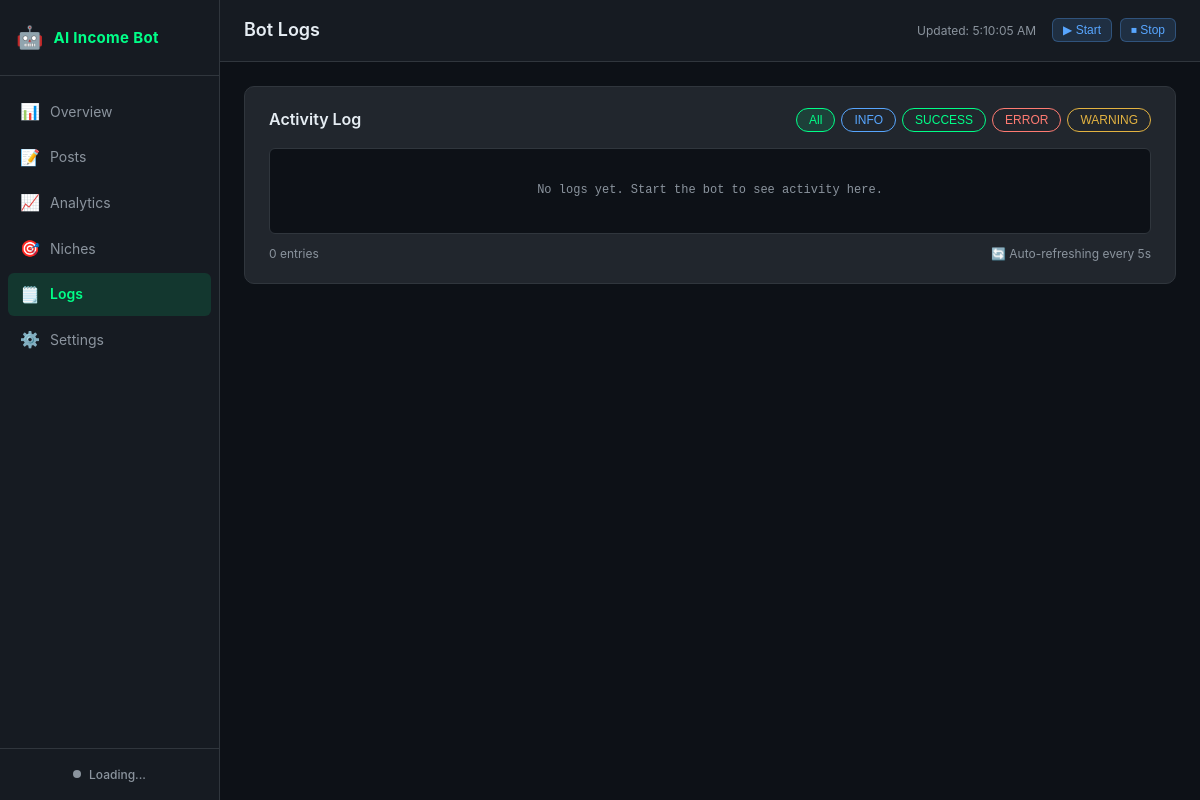
Page /logs on the earlier database version.
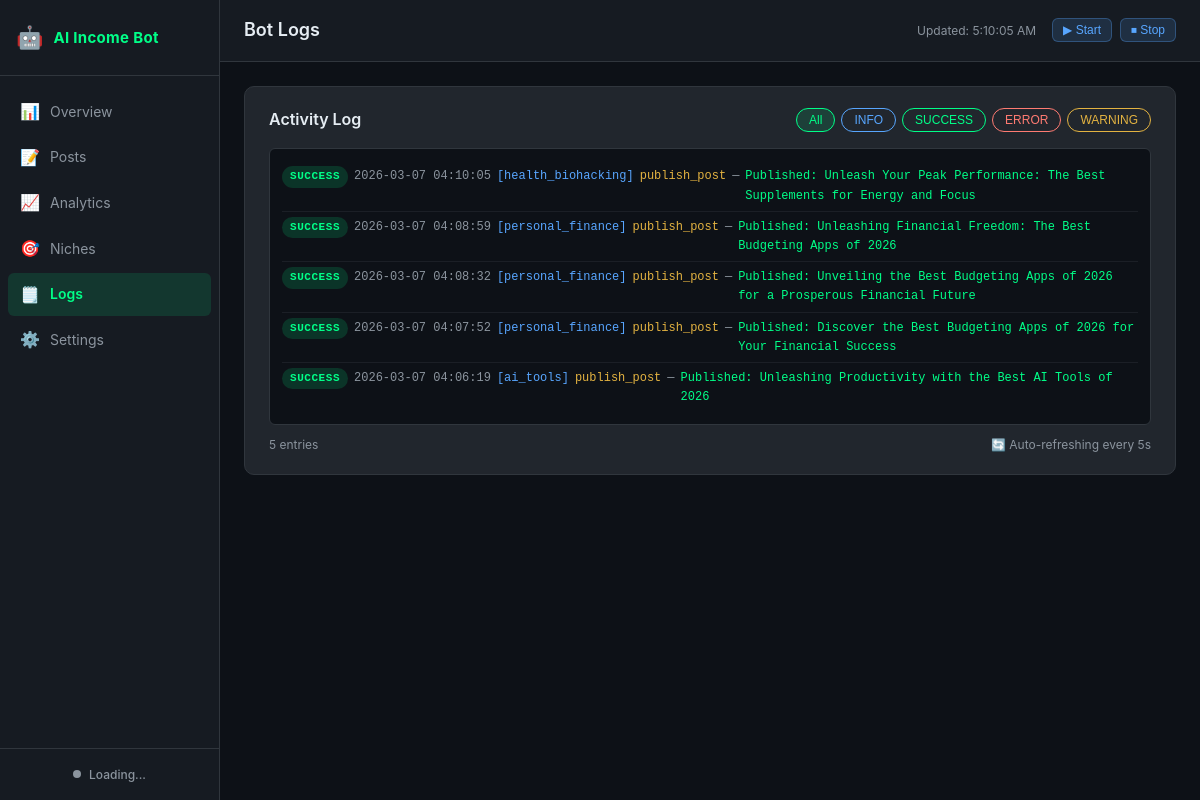
Same page on the later database version.
### tables this page shows
CREATE TABLE bot_logs (
            id INTEGER PRIMARY KEY AUTOINCREMENT,
            timestamp DATETIME DEFAULT CURRENT_TIMESTAMP,
            level TEXT NOT NULL,
            niche_id TEXT,
            action TEXT NOT NULL,
            message TEXT NOT NULL,
            error TEXT
        );

### dashboard/app.py (the view)
@app.route("/logs")
def logs():
    from core import analytics_tracker
    db = _get_db()
    limit = _load_settings().get("dashboard", {}).get("log_display_limit", 200)
    recent_logs = analytics_tracker.get_recent_logs(db, limit=limit)
    settings = _load_settings()
    return render_template("logs.html", logs=recent_logs, settings=settings)

### core/analytics_tracker.py (called while the page is built)
def get_recent_logs(db_path: Path, limit: int = 100) -> list:
    try:
        conn = sqlite3.connect(str(db_path))
        conn.row_factory = sqlite3.Row
        rows = conn.execute(
            "SELECT * FROM bot_logs ORDER BY timestamp DESC LIMIT ?", (limit,)
        ).fetchall()
        conn.close()
        return [dict(r) for r in rows]
    except Exception:
        return []

### dashboard/app.py (called while the page is built)
def _get_db():
    import sys
    sys.path.insert(0, str(_PROJECT_ROOT))
    from core import analytics_tracker
    if not _DB_PATH.exists():
        _DB_PATH.parent.mkdir(parents=True, exist_ok=True)
        analytics_tracker.init_db(_DB_PATH)
    return _DB_PATH

def _load_settings() -> dict:
    try:
        with open(_SETTINGS_CONFIG_PATH) as f:
            return yaml.safe_load(f)
    except Exception:
        return {}

### dashboard/templates/logs.html (shortened to what this page needs)
{% extends "base.html" %}
{% block page_title %}Bot Logs{% endblock %}
{% block content %}
<div class="card">
  <div class="card-header">
    <h3 class="card-title">Activity Log</h3>
    <div class="filter-btns" id="logFilters">
      <button class="filter-btn active" onclick="filterLogs('ALL', this)">All</button>
      <button class="filter-btn info" onclick="filterLogs('INFO', this)">INFO</button>
      <button class="filter-btn success" onclick="filterLogs('SUCCESS', this)">SUCCESS</button>
      <button class="filter-btn error" onclick="filterLogs('ERROR', this)">ERROR</button>
      <button class="filter-btn warning" onclick="filterLogs('WARNING', this)">WARNING</button>
    </div>
  </div>
  <div class="log-container" id="logContainer">
    {% for log in logs %}
    <div class="log-entry log-{{ log.level|lower }}" data-level="{{ log.level }}">
      <span class="log-level badge badge-{{ log.level|lower }}">{{ log.level }}</span>
      <span class="log-timestamp">{{ log.timestamp }}</span>
      {% if log.niche_id %}<span class="log-niche">[{{ log.niche_id }}]</span>{% endif %}
      <span class="log-action">{{ log.action }}</span>
      <span class="log-sep">—</span>
      <span class="log-message">{{ log.message }}</span>
    </div>
    {% else %}
    <div class="log-empty text-muted">No logs yet. Start the bot to see activity here.</div>
    {% endfor %}
  </div>
  <div class="log-footer">
    <span class="text-muted" id="logCount">{{ logs|length }} entries</span>
    <span class="text-muted" id="pollStatus">🔄 Auto-refreshing every 5s</span>
  </div>
</div>
{% endblock %}

Differences in the rows shown:
added bot_logs: level "SUCCESS", timestamp "2026-03-07 04:10:05", niche_id "health_biohacking", action "publish_post", message "Published: Unleash Your Peak Performance: The Best Supplements for Energy and Focus"
added bot_logs: level "SUCCESS", timestamp "2026-03-07 04:08:59", niche_id "personal_finance", action "publish_post", message "Published: Unleashing Financial Freedom: The Best Budgeting Apps of 2026"
added bot_logs: level "SUCCESS", timestamp "2026-03-07 04:08:32", niche_id "personal_finance", action "publish_post", message "Published: Unveiling the Best Budgeting Apps of 2026 for a Prosperous Financial Future"
added bot_logs: level "SUCCESS", timestamp "2026-03-07 04:07:52", niche_id "personal_finance", action "publish_post", message "Published: Discover the Best Budgeting Apps of 2026 for Your Financial Success"
added bot_logs: level "SUCCESS", timestamp "2026-03-07 04:06:19", niche_id "ai_tools", action "publish_post", message "Published: Unleashing Productivity with the Best AI Tools of 2026"
Other differences:
{{ logs|length }}: "0" → "5"
text no longer shown: "No logs yet. Start the bot to see activity here."
